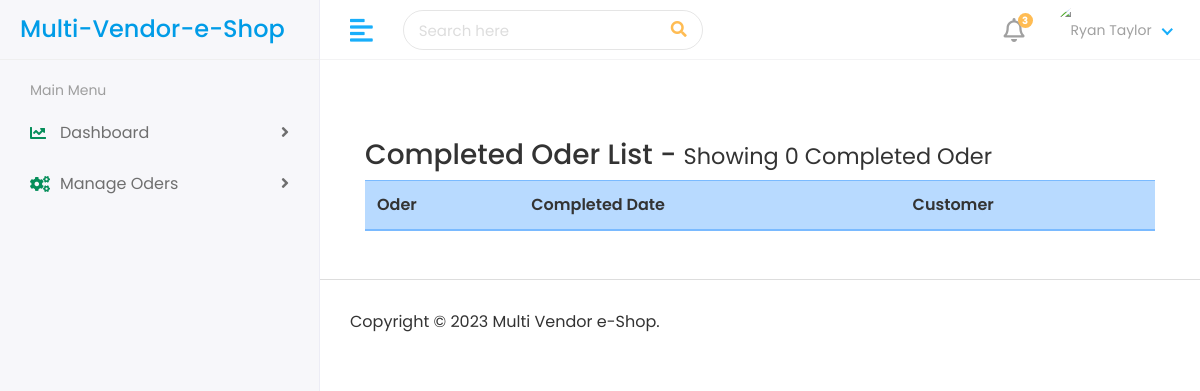
The app's page /admin-panel/completed-oder-list/ (signed in), older data.
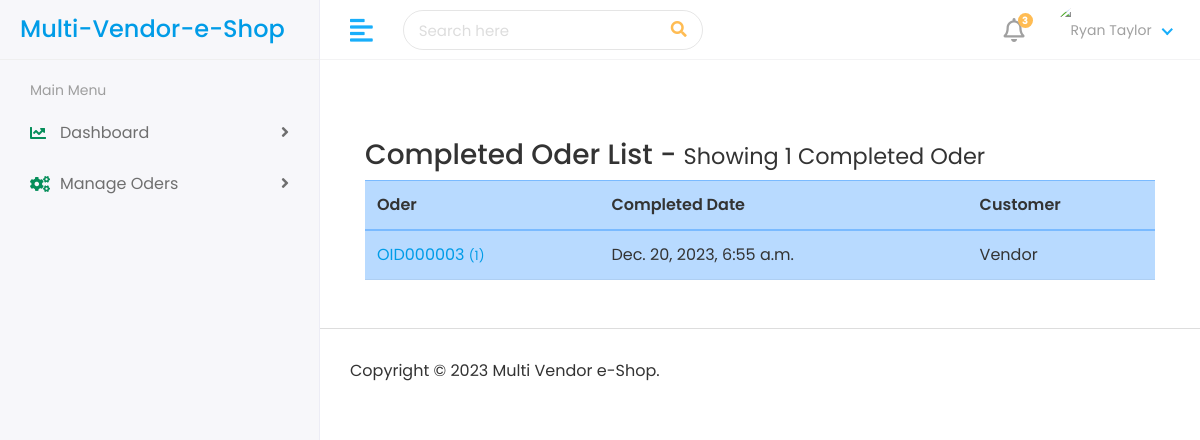
The same page, newer data.
### products/models.py (models this page shows, shortened)
class CompletedOder(models.Model):
    user = models.ForeignKey("accounts.CustomUser", on_delete=models.CASCADE)
    shipping_address = models.ForeignKey(CustomerAddress, on_delete=models.CASCADE)
    sub_total_price = models.FloatField()
    status = models.CharField(max_length=20)
    paid = models.BooleanField(default=False)
    complete_date = models.DateTimeField(auto_now_add=True)
    oder_number = models.CharField(max_length=12)

### accounts/models.py (models this page shows, shortened)
class CustomUser(AbstractBaseUser, PermissionsMixin):
    USER_ROLE = [
        ('1', 'Customer'),
        ('2', 'Editor'),
        ('3', 'Vendor'),
    ]
    email = models.EmailField(unique=True)
    first_name = models.CharField(max_length=30)
    last_name = models.CharField(max_length=30)
    mobile = models.PositiveIntegerField()
    user_role = models.CharField(choices=USER_ROLE, default=1, max_length=20)
    date_joined = models.DateTimeField(default=timezone.now)
    is_active = models.BooleanField(default=True)
    is_staff = models.BooleanField(default=True)
    objects = CustomUserManager()
    USERNAME_FIELD = 'email'
    REQUIRED_FIELDS = ['first_name', 'last_name','mobile']

### AdminPanel/views.py (the view)
# urls.py: path('admin-panel/completed-oder-list/', views.show_completed_oder_list, name='show_completed_oder_list'),
@login_required(login_url='user_login')
def show_completed_oder_list(request):
    completed_oder_list = CompletedOder.objects.all()
    context={
        'completed_oder_list':completed_oder_list
    }
    return render(request, 'admin-panel/completed_oder_list.html', context)

### templates/admin-panel/completed_oder_list.html (shortened to what this page needs)
{% extends "admin-panel/admin-base.html" %}
{% load static %}
{% block admin-body %}
<div class="container my-5">
    <h3>Completed Oder List - <small>Showing {{completed_oder_list|length}} Completed Oder</small></h3>
    <div class="table-responsive">
        <table class="table table-primary">
            <thead>
                <tr>
                    <th scope="col">Oder</th>
                    <th scope="col">Completed Date</th>
                    <th scope="col">Customer</th>
                </tr>
            </thead>
            <tbody>
                {% for oder in completed_oder_list %}
                    <tr class="">
                        <td scope="row"><a href="{% url 'show_completed_oder_item_list' oder.id %}">{{oder.oder_number}} <small>({{oder.delivered_items.count}})</small></a></td>
                        <td>{{oder.complete_date}}</td>
                        <td>{{oder.user.first_name}}</td>
                    </tr>
                {% endfor %}
            </tbody>
        </table>
    </div>
</div>
{% endblock admin-body %}

Row changes from the older to the newer data that the page shows:
added CompletedOder: oder_number "OID000003", delivered_items.count "1", complete_date "Dec. 20, 2023, 6:55 a.m.", user.first_name "Vendor"
Text that changed along with them:
{{ completed_oder_list|length }}: "0" → "1"
